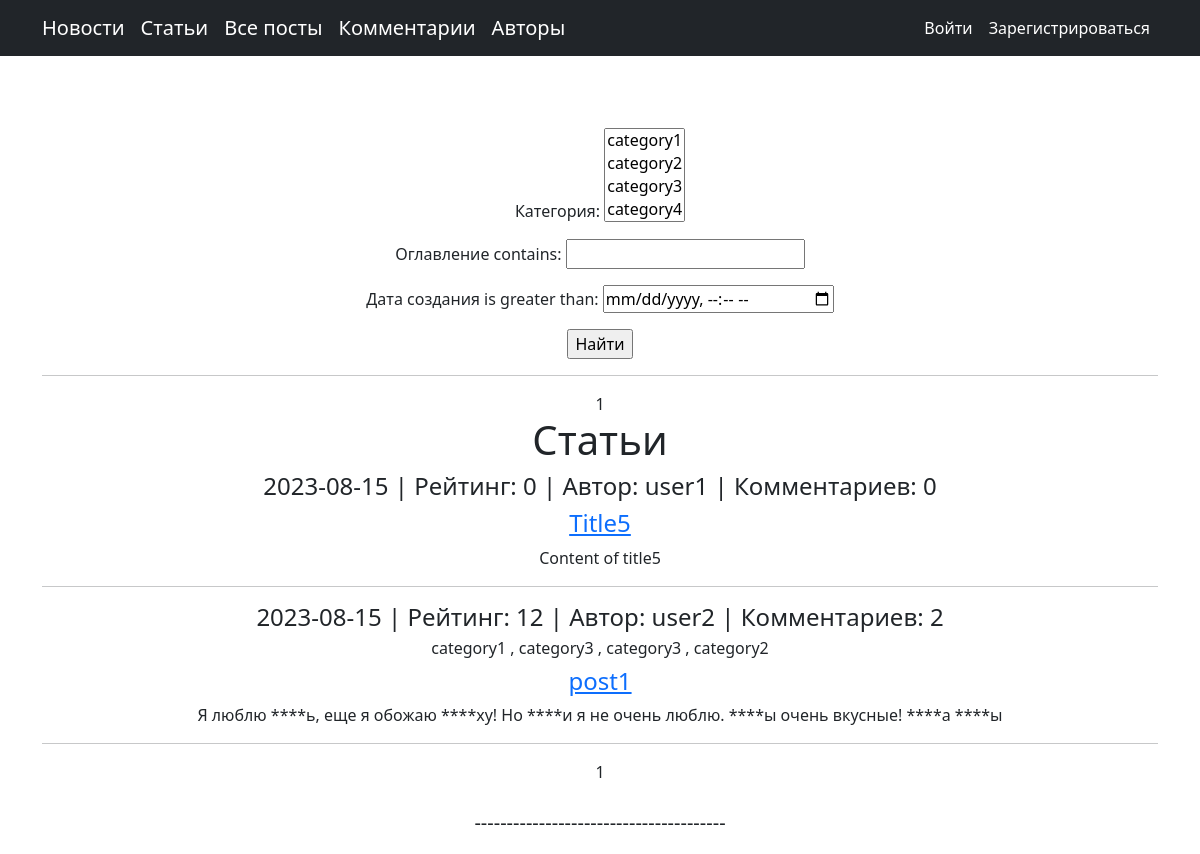
The app's page /articles/, older data.
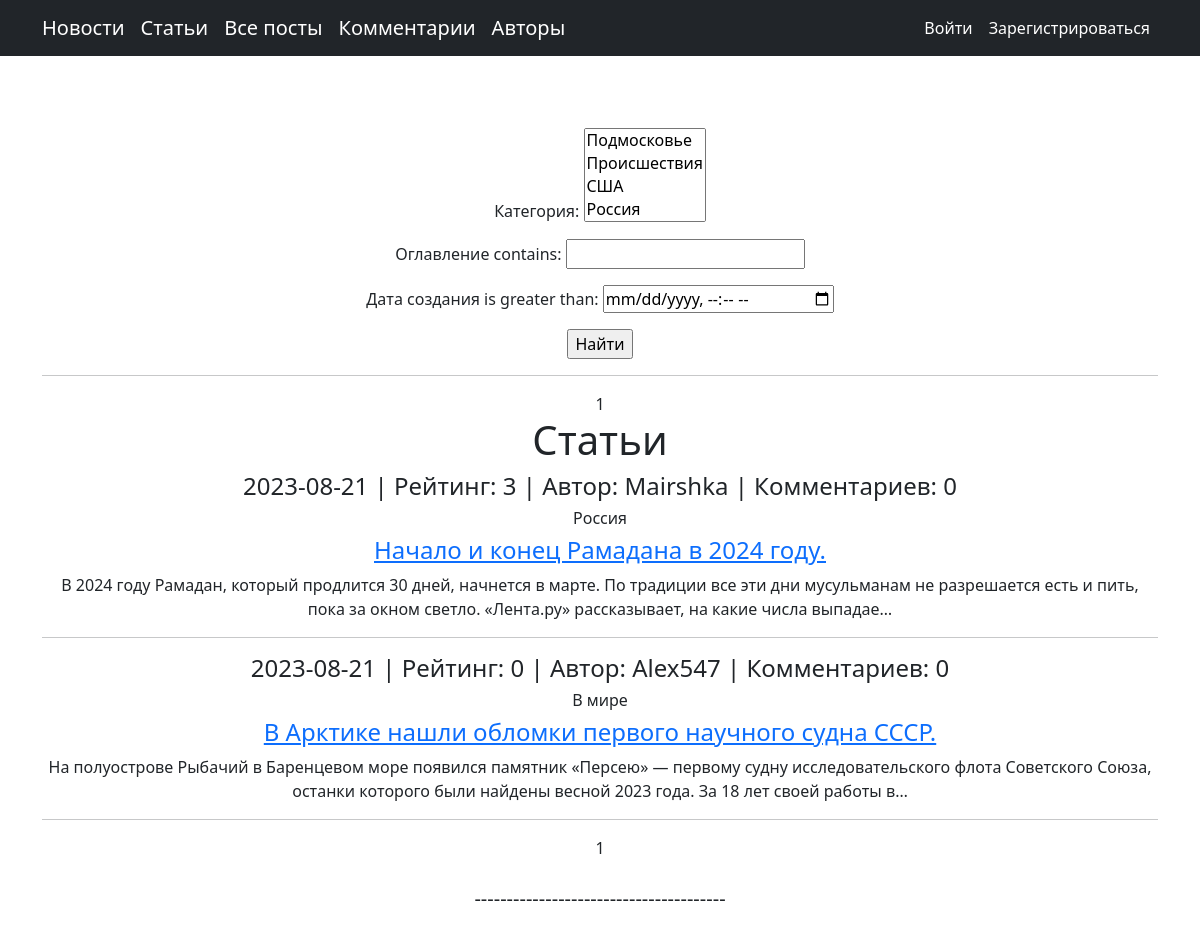
The same page, newer data.
### newsportal/models.py (models this page shows, shortened)
class Post(models.Model):
    author = models.ForeignKey(Author, on_delete=models.CASCADE, verbose_name='Автор')
    type_post = models.CharField(max_length=1, choices=POSTS, verbose_name='Тип поста')
    time_created = models.DateTimeField(auto_now_add=True, verbose_name='Дата создания')
    category = models.ManyToManyField(Category, through="PostCategory", verbose_name='Категория')
    title =  models.CharField(max_length=255, verbose_name='Оглавление')
    content = models.TextField( verbose_name='Содержание')
    rating = models.SmallIntegerField(default=0, verbose_name='Рейтинг')

class Author(models.Model):
    author = models.OneToOneField(User, on_delete=models.CASCADE)
    rating = models.SmallIntegerField(default=0)
    def __str__(self):
        return self.author.username

class Category(models.Model):
    name = models.CharField(max_length=150, unique=True)
    def __str__(self):
        return self.name

### newsportal/views.py (the view)
# urls.py: path('articles/', ListArticles.as_view(), name='articles'),
class ListArticles(ListView):
    queryset = Post.objects.filter(type_post=article)
    ordering = '-time_created'
    template_name = 'newsportal/index_articles.html'
    context_object_name = 'news'
    paginate_by = 10
    def get_queryset(self):
        queryset = super().get_queryset()
        self.filterset = PostFilter(self.request.GET, queryset)
        return self.filterset.qs
    def get_context_data(self, **kwargs):
        context = super().get_context_data(**kwargs)
        context['filterset'] = self.filterset
        return context

### newsportal/templatetags/custom_filters.py (called while the page is built)
@register.filter()
def censor(value:str):
   swear_words = ('банан', 'морков', 'карто', 'броккол', 'ананас',
                  'Банан', 'Морков', 'Карто', 'Броккол', 'Ананас',)
   for word in swear_words:
      if word in value:
          value = value.replace(word, '****')
   return value

### newsportal/templates/newsportal/index_articles.html (shortened to what this page needs)
{% extends 'newsportal/default.html' %}
{% load custom_filters %}
{% block content %}
 <br>
   <form action="" method="get">
       {{ filterset.form.as_p }}
       <input type="submit" value="Найти" />
   </form>
   <hr>
{% if news %}
{% include 'newsportal/includes/paginations.html' %}
<h1>Статьи</h1>
{% for n in news %}
<h4>{{ n.time_created|date:'Y-m-d' }} | Рейтинг: {{ n.rating }}
     | Автор: {{ n.author }} | Комментариев: {{ n.comment_set.count }} </h4>
<h6>
 {% for cat in n.category.all %}
{{ cat }}    {% if not forloop.last %}, {% endif %}
{% endfor %}
</h6>
<a href="{% url 'one_article' n.pk %}"><h4>{{ n.title|censor }}</h4></a>
<p>{{ n.content|truncatechars:200|censor}}</p>
<hr>
{% endfor %}
{% include 'newsportal/includes/paginations.html' %}
{% else %}
<h1>Статей
    нет</h1>
{% endif %}
<br><br>{% endblock content %}

Row changes from the older to the newer data that the page shows:
removed Post: time_created "2023-08-15", rating "0", author "user1", comment_set.count "0", title|censor "Title5", content|censor "Content of title5"
removed Post: time_created "2023-08-15", rating "12", author "user2", comment_set.count "2", title|censor "post1", content|censor "Я люблю ****ь, еще я обожаю ****ху! Но ****и я не очень люблю. ****ы очень вкусные! ****а ****ы"
no longer on this page (row edited): Category: name "category1", shown under "2023-08-15"
no longer on this page (row edited): Category: name "category3", shown under "2023-08-15"
no longer on this page (row edited): Category: name "category2", shown under "2023-08-15"
added Post: time_created "2023-08-21", rating "3", author "Mairshka", comment_set.count "0", title|censor "Начало и конец Рамадана в 2024 году.", content|censor "В 2024 году Рамадан, который продлится 30 дней, начнется в марте. По традиции все эти дни мусульманам не разрешается есть и пить, пока за окном светло. «Лента.ру» рассказывает, на какие числа выпадае…"
now on this page (row edited): Category: name "Россия", shown under "2023-08-21"
added Post: time_created "2023-08-21", rating "0", author "Alex547", comment_set.count "0", title|censor "В Арктике нашли обломки первого научного судна СССР.", content|censor "На полуострове Рыбачий в Баренцевом море появился памятник «Персею» — первому судну исследовательского флота Советского Союза, останки которого были найдены весной 2023 года. За 18 лет своей работы в…"
now on this page (row edited): Category: name "В мире", shown under "2023-08-21"
Text that changed along with them:
form field category: "category1 / category2 / category3 / category4" → "Подмосковье / Происшествия / США / Россия"
